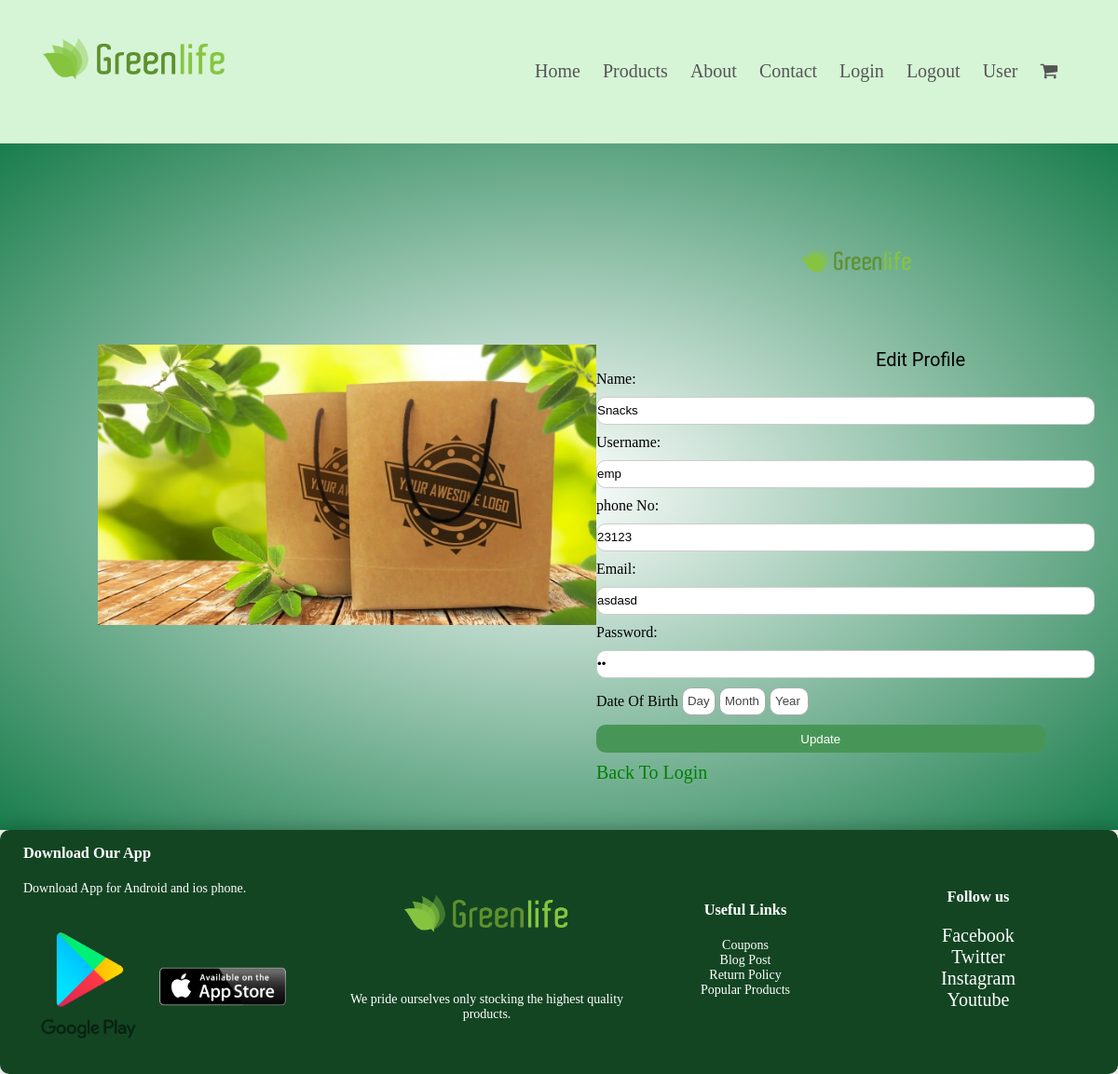
Page /Green_Life/customer/updateProfile.php?id=68 on the committed database.
### tables this page shows
CREATE TABLE `users` (
  `id` int(11) NOT NULL,
  `name` varchar(30) NOT NULL,
  `username` varchar(30) NOT NULL,
  `password` varchar(30) NOT NULL,
  `email` varchar(30) NOT NULL,
  `phoneno` int(11) NOT NULL,
  `type` varchar(10) NOT NULL
);

### Green_Life/models/db_config.php (called while the page is built, shortened)
<?php
  $db_server="localhost";
  $db_user="root";
  $db_pass="";
  $db_name="demo_mvc";
  function get_data($query){
      global $db_server,$db_user,$db_pass,$db_name ;
	  $db_con=mysqli_connect($db_server,$db_user,$db_pass,$db_name);
	  $result=mysqli_query($db_con,$query);
	  $data=[];
	  if(mysqli_num_rows($result)>0){
		  while($row=mysqli_fetch_assoc($result)){
			  $data[]=$row;
		  }
	  }
	  return $data;
  }
?>

### Green_Life/controllers/UserController.php (called while the page is built, shortened)
<?php
  require_once '../models/db_config.php';
    function getCustomer($id){
  $query="SELECT * FROM users where id=$id";
  $result=get_data($query);
  if(count($result)>0){
    return $result[0];
  }
  return false;
 }
?>

### Green_Life/customer/updateProfile.php (the view, shortened to what this page needs)
<?php include '../include/header.php';?>
<?php require_once '../controllers/UserController.php';
$id=$_GET["id"];
$user=getCustomer($id);
?>
<div class="account">
	<div class="container">
		<div class="row">
			<div class="col-2">
				<img src="../images/login.jpg" width=100% >
			</div>
			<div class="col-2" >
					<div class="form-btn" >
						<span><img src="../images/logo.png" width="120px" style="margin-left: 220px;"></span>
					</div>
					<div><span style="margin-left: 300px; font-family: roboto; font-size: 20px;">Edit Profile</span>
					<form action="" method="post">
			          <span>Name:</span>
			          <input type="text" placeholder="Name" name="name" value="<?php echo $user["name"]?>">
				      <span>Username:</span>
			          <input type="text" placeholder="Username" name="username" value="<?php echo $user["username"]?>">
				       <span>phone No:</span>
				      <input type="text" placeholder="phone no" name="phoneno" value="<?php echo $user["phoneno"]?>">
				      <span>Email:</span>
				      <input type="text" placeholder="email" name="email" value="<?php echo $user["email"]?>">
				      <span>Password:</span>
				      <input type="password" placeholder="Password" name="password" value="<?php echo $user["password"]?>">
				      <span>Date Of Birth</span>
								<select class="cmb" name="day">
									<option>Day</option>
								</select>
								<select class="cmb" name="month">
									<option>Month</option>
								</select>
				                <select class="cmb" name="year">
									<option>Year</option>
								</select>
			    <button type="submit" class="btn"  name="btn_update">Update</button><br>
				<a style="text-decoration:none;color:green;" href="login.php">Back To Login</a>
			      </form>
				</div>
			</div>
		</div>
	</div>
</div>
<?php include '../include/footer.php'?>

### Green_Life/css/style.css (style rules this page uses)
* { margin: 0; padding: 0; box-sizing: border-box; }
a { font-size: 20px; text-decoration: none; color: black; }
.container { max-width: 1300px; margin:auto; padding-left: 25px; padding-right: 25px; }
.row { display: flex; align-items: center; flex-wrap: wrap; justify-content: space-around; }
a { text-decoration: none; color: #555; }
.container { max-width: 1300px; margin: auto; padding-left: 25px; padding-right: 25px; }
.col-2 { flex-basis: 50%; min-width: 300px; }
.col-2 img { max-width: 100%; padding: 50px 0; }
.btn { display: inline-block; background: #489657; color: #fff; padding: 8px 30px; margin: 30px 0; border-radius: 10px; border: none; }
.account { padding:50px 0; padding-left:80px; background:radial-gradient(#fff,#197d4c); }
.form-btn { display:inline-block; }
form input { width:100%; height:30px; margin:10px 0; border:1px solid #ccc; border-radius:10px; }
form .btn { width:90%; border:none; margin:10px 0; height:30px; border-radius:10px; background:#489657 }
form .cmb { display: inline; color: #444; height:30px; padding:5px; border: 1px solid #aaa; border-radius: 10px; appearance: none; background-color: #fff; }
select { border: 1px solid #489657; padding: 5px; }

### rows in the picture
users: name "Snacks", username "emp", phoneno "23123", email "asdasd"
